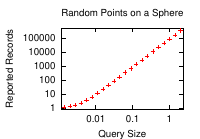

Here is the gnuplot script that generated this plot:
# RandomSphereQuerySize.gp

set size 0.4,0.4
set nokey
set title 'Random Points on a Sphere'
set xlabel 'Query Size'
set ylabel 'Reported Records'
set terminal postscript eps color
set output 'RandomSphereQuerySize.eps'
set logscale xy
set xtics 0.01,10,1
set nomxtics
set ytics 1,10,100000
set nomytics
plot [0.00138107/1.2:2*1.2] [1.26/1.5:376226.*1.5]\
  'RandomSphereQuerySize.dat' with points
